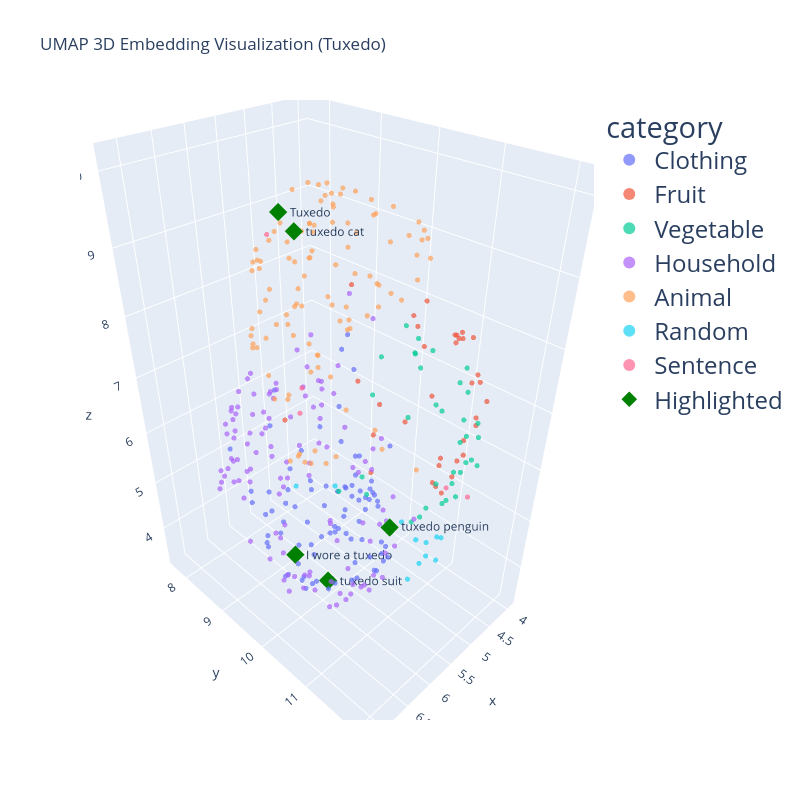

Notebook code for this chart:
### Markdown cell above
## Highlight tuxedo related embeddings

### Code cell
import plotly.express as px
import plotly.graph_objects as go

# Highlight specific points

fig = px.scatter_3d(
    df,
    x="x", y="y", z="z",
    color="category" if "category" in df.columns else None,
    opacity=0.7,
    hover_name="name",
    title="UMAP 3D Embedding Visualization (Tuxedo)"
)
fig.update_traces(marker=dict(size=3)) 
fig.update_layout(
    height=800,
    width=800,
    legend=dict(
        font=dict(size=24),
        itemsizing='constant',  
        itemwidth=40            
    )
)

fig.add_trace(go.Scatter3d(
    x=highlight_tuxedo_df["x"],
    y=highlight_tuxedo_df["y"],
    z=highlight_tuxedo_df["z"],
    mode="markers+text",
    marker=dict(size=6, color="green", symbol="diamond"),
    text=highlight_tuxedo_df["name"],
    textposition="middle right",  # You can also try: "middle right", "bottom center", etc.
    name="Highlighted"
))
fig.show()

### Figure 1 — Plotly figure (JSON) as saved in the notebook; plotly's stock layout.template omitted (floating-point values rounded to 4 significant figures)
{"data": [{"hovertemplate": "<b>%{hovertext}</b><br><br>category=Clothing<br>x=%{x}<br>y=%{y}<br>z=%{z}<extra></extra>", "hovertext": ["T-Shirt", "Dress Shirt", "Blouse", "Tank Top", "Sweater", "Cardigan", "Hoodie", "Jacket", "Blazer", "Coat", "Trench Coat", "Raincoat", "Denim Jacket", "Leather Jacket", "Puffer Jacket", "Jeans", "Trousers", "Chinos", "Leggings", "Shorts", "Capri Pants", "Cargo Pants", "Sweatpants", "Skirt", "Mini Skirt", "Maxi Skirt", "Pencil Skirt", "Dress", "Evening Gown", "Sundress", "Suit", "Tuxedo", "Overalls", "Jumpsuit", "Tracksuit", "Bikini", "One-Piece Swimsuit", "Board Shorts", "Swim Trunks", "Bra", "Panties", "Boxers", "Briefs", "Sports Bra", "Lingerie", "Thermal Underwear", "Undershirt", "Socks", "Stockings", "Tights", "Compression Socks", "Hat", "Cap", "Beanie", "Fedora", "Sun Hat", "Bucket Hat", "Scarf", "Gloves", "Mittens", "Belt", "Suspenders", "Shoes", "Sneakers", "Boots", "Sandals", "Loafers", "Heels", "Slippers", "Flip Flops", "Clogs", "Dress Shoes", "Pajamas", "Nightgown", "Robe", "Bathrobe", "Sleep Shorts", "Sleep Shirt", "Workwear", "Uniform", "Apron", "Lab Coat", "Scrubs", "Chef Coat", "Coveralls", "Hi-Vis Vest"], "legendgroup": "Clothing", "marker": {"color": "#636efa", "opacity": 0.7, "size": 3, "symbol": "circle"}, "mode": "markers", "name": "Clothing", "scene": "scene", "showlegend": true, "type": "scatter3d", "x": [5.974, 5.715, 5.626, 6.077, 6.118, 6.455, 6.184, 6.204, 6.338, 6.169, 6.184, 6.473, 5.842, 6.127, 6.133, 4.811, 4.872, 7.082, 4.838, 4.579, 5.164, 5.335, 4.908, 5.548, 5.631, 5.727, 5.462, 5.636, 5.437, 5.11, 5.682, 6.668, 5.071, 5.549, 5.274, 4.83, 6.246, 5.537, 6.633, 4.688, 4.962, 4.362, 4.359, 5.567, 5.165, 5.233, 6.522, 4.264, 4.552, 4.487, 5.269, 4.704, 4.549, 6.585, 6.166, 4.774, 4.941, 6.119, 4.382, 4.265, 5.608, 5.017, 3.986, 4.059, 4.217, 3.936, 4.6, 4.207, 4.214, 3.922, 5.046, 4.412, 4.887, 7.211, 5.33, 6.836, 5.337, 5.202, 4.961, 5.382, 5.215, 6.422, 6.847, 6.405, 5.016, 5.935], "y": [8.968, 9.121, 8.959, 9.504, 8.441, 9.22, 8.885, 8.908, 9.32, 8.832, 9.757, 9.711, 10.06, 9.896, 9.995, 9.493, 9.235, 10.81, 9.396, 9.89, 10.65, 10.41, 9.843, 9.252, 10.41, 10.4, 10.63, 8.65, 10.18, 8.792, 8.403, 10.1, 9.918, 9.32, 9.221, 9.38, 10.39, 10.74, 10.22, 9.381, 8.977, 9.611, 9.49, 9.739, 8.874, 10.65, 10.65, 9.061, 8.899, 9.52, 10.59, 8.622, 8.926, 8.641, 10.67, 9.2, 9.683, 8.441, 9.251, 9.821, 8.267, 9.876, 9.238, 9.131, 8.934, 9.151, 9.102, 8.924, 9.107, 9.308, 9.472, 8.953, 9.157, 10.74, 8.447, 11.3, 10.7, 10.55, 9.244, 8.427, 8.093, 9.579, 10.62, 10.04, 10.08, 10.22], "z": [3.952, 3.595, 4.317, 3.699, 4.392, 4.865, 3.982, 3.754, 6.566, 3.772, 3.668, 3.912, 3.597, 3.571, 3.709, 3.365, 3.486, 7.369, 3.451, 4.254, 4.028, 3.98, 3.665, 3.578, 3.721, 3.735, 3.937, 3.767, 3.758, 4.476, 3.892, 9.995, 4.255, 3.388, 3.555, 7.468, 3.942, 4.069, 4.304, 6.802, 3.923, 4.193, 4.011, 4.208, 4.358, 4.314, 6.366, 4.257, 3.947, 3.876, 4.396, 5.328, 5.821, 5.905, 6.126, 5.366, 5.426, 4.646, 4.867, 5.333, 4.203, 4.858, 3.779, 3.635, 3.907, 3.97, 3.509, 3.631, 3.655, 3.572, 7.348, 3.449, 3.49, 7.125, 4.194, 6.951, 4.108, 4.059, 3.47, 3.895, 6.065, 3.727, 5.916, 3.798, 5.033, 3.687]}, {"hovertemplate": "<b>%{hovertext}</b><br><br>category=Fruit<br>x=%{x}<br>y=%{y}<br>z=%{z}<extra></extra>", "hovertext": ["Apple", "Banana", "Orange", "Strawberry", "Grape", "Watermelon", "Pineapple", "Mango", "Blueberry", "Peach", "Cherry", "Pear", "Kiwi", "Lemon", "Lime", "Coconut", "Avocado", "Pomegranate", "Papaya", "Raspberry", "Blackberry", "Plum", "Fig", "Guava", "Cantaloupe", "Apricot", "Nectarine", "Tangerine", "Cranberry", "Passion Fruit", "Jackfruit", "Lychee", "Date", "Persimmon"], "legendgroup": "Fruit", "marker": {"color": "#EF553B", "opacity": 0.7, "size": 3, "symbol": "circle"}, "mode": "markers", "name": "Fruit", "scene": "scene", "showlegend": true, "type": "scatter3d", "x": [5.013, 5.353, 4.795, 4.948, 4.831, 5.453, 5.015, 5.235, 5.273, 4.896, 4.656, 4.903, 6.4, 4.701, 4.763, 5.52, 5.468, 5.697, 5.479, 5.176, 5.02, 4.552, 4.994, 5.834, 6.482, 5.732, 5.793, 6.096, 5.335, 5.55, 5.913, 6.324, 5.075, 5.442], "y": [11.66, 11.63, 10.76, 11.68, 11.67, 11.92, 11.97, 11.61, 12.02, 11.33, 11.17, 11.44, 10.95, 11.28, 10.61, 11.13, 11.88, 11.81, 11.07, 11.95, 11.84, 10.58, 9.755, 11.73, 11.39, 11.86, 11.9, 11.15, 11.91, 11.81, 11.91, 11.27, 8.156, 12.0], "z": [8.412, 8.573, 8.498, 7.739, 7.806, 6.911, 7.631, 8.468, 7.421, 8.159, 8.107, 8.264, 9.34, 8.211, 8.058, 8.701, 6.636, 6.566, 7.097, 7.451, 7.858, 7.649, 6.903, 7.989, 7.02, 7.082, 7.019, 7.719, 7.163, 6.361, 6.823, 7.44, 5.419, 7.041]}, {"hovertemplate": "<b>%{hovertext}</b><br><br>category=Vegetable<br>x=%{x}<br>y=%{y}<br>z=%{z}<extra></extra>", "hovertext": ["Carrot", "Broccoli", "Spinach", "Potato", "Tomato", "Onion", "Garlic", "Cucumber", "Bell Pepper", "Lettuce", "Cabbage", "Zucchini", "Celery", "Cauliflower", "Eggplant", "Green Beans", "Kale", "Beetroot", "Radish", "Turnip", "Pumpkin", "Sweet Potato", "Artichoke", "Asparagus", "Leek", "Brussels Sprouts", "Peas", "Chili Pepper", "Corn", "Okra", "Rutabaga", "Parsnip", "Swiss Chard", "Mustard Greens", "Fennel"], "legendgroup": "Vegetable", "marker": {"color": "#00cc96", "opacity": 0.7, "size": 3, "symbol": "circle"}, "mode": "markers", "name": "Vegetable", "scene": "scene", "showlegend": true, "type": "scatter3d", "x": [4.54, 4.725, 5.264, 4.587, 4.672, 4.532, 4.699, 5.078, 5.708, 4.895, 4.489, 4.851, 5.493, 5.234, 5.096, 5.274, 5.692, 5.817, 5.177, 6.62, 4.701, 5.406, 5.478, 4.985, 5.845, 5.537, 4.589, 5.813, 4.438, 6.121, 6.93, 6.51, 5.962, 5.215, 6.368], "y": [10.46, 11.48, 11.93, 10.46, 11.46, 10.41, 10.98, 11.69, 11.7, 11.66, 11.19, 11.82, 11.65, 11.75, 11.91, 11.77, 11.42, 11.89, 11.98, 11.38, 10.36, 11.79, 12.01, 11.94, 10.93, 11.82, 10.76, 11.69, 11.24, 11.62, 11.29, 11.36, 11.67, 11.81, 11.28], "z": [7.724, 6.946, 6.782, 7.497, 7.363, 7.471, 6.937, 6.875, 6.126, 6.858, 7.308, 6.901, 7.566, 6.492, 6.714, 6.332, 8.18, 6.733, 7.388, 7.025, 7.949, 6.131, 6.791, 6.57, 8.189, 6.181, 7.676, 6.032, 7.542, 7.776, 6.932, 6.663, 6.031, 6.089, 8.048]}, {"hovertemplate": "<b>%{hovertext}</b><br><br>category=Household<br>x=%{x}<br>y=%{y}<br>z=%{z}<extra></extra>", "hovertext": ["Chair", "Table", "Sofa", "Bed", "Desk", "Bookshelf", "Lamp", "Fan", "Ceiling Light", "Floor Lamp", "Clock", "Mirror", "Curtains", "Blinds", "Carpet", "Rug", "Door Mat", "Doormat", "Cushion", "Pillow", "Blanket", "Comforter", "Duvet", "Mattress", "Wardrobe", "Drawer", "Cabinet", "Cupboard", "Shelf", "Television", "Remote Control", "Router", "Speaker", "Headphones", "Laptop", "Phone Charger", "Power Strip", "Vacuum Cleaner", "Broom", "Dustpan", "Mop", "Bucket", "Cleaning Spray", "Detergent", "Laundry Basket", "Iron", "Ironing Board", "Dish Rack", "Trash Can", "Recycling Bin", "Toilet Brush", "Plunger", "Toilet Paper", "Paper Towels", "Soap Dispenser", "Towel", "Hand Towel", "Bath Towel", "Shower Curtain", "Shampoo", "Conditioner", "Body Wash", "Toothbrush", "Toothpaste", "Razor", "Hair Dryer", "Comb", "Scissors", "Measuring Tape", "Sewing Kit", "Toolbox", "Hammer", "Screwdriver", "Wrench", "Nails", "Tape", "Glue", "Flashlight", "Battery", "Extension Cord", "Notepad", "Pen", "Pencil", "Eraser", "Stapler", "Calculator", "Mug", "Plate", "Bowl", "Fork", "Spoon", "Knife", "Water Bottle", "Pitcher", "Frying Pan", "Saucepan", "Pot", "Lid", "Colander", "Cutting Board", "Can Opener", "Peeler", "Grater", "Toaster", "Microwave", "Kettle", "Coffee Maker", "Blender", "Oven Mitts", "Measuring Cups", "Timer", "Ziploc Bags", "Plastic Wrap", "Aluminum Foil", "Dish Soap", "Sponge"], "legendgroup": "Household", "marker": {"color": "#ab63fa", "opacity": 0.7, "size": 3, "symbol": "circle"}, "mode": "markers", "name": "Household", "scene": "scene", "showlegend": true, "type": "scatter3d", "x": [5.599, 5.352, 6.093, 6.386, 5.897, 5.944, 6.254, 6.577, 5.308, 5.239, 4.979, 4.699, 5.026, 4.249, 5.812, 6.109, 5.498, 5.848, 6.221, 6.509, 6.328, 6.578, 6.527, 6.301, 5.362, 6.069, 5.841, 5.921, 5.859, 5.999, 5.819, 6.631, 5.181, 4.183, 6.671, 6.016, 5.396, 7.045, 5.531, 5.66, 5.283, 5.268, 7.068, 7.094, 6.624, 4.909, 6.175, 6.507, 6.429, 6.586, 6.983, 6.471, 6.59, 7.057, 6.868, 6.987, 7.154, 7.003, 6.788, 7.05, 6.675, 7.024, 6.934, 6.68, 5.335, 6.925, 5.032, 5.321, 5.825, 5.743, 6.165, 5.481, 6.509, 6.327, 4.125, 4.802, 4.921, 5.448, 6.028, 5.522, 6.727, 5.714, 6.213, 6.524, 6.538, 6.515, 6.047, 5.12, 5.52, 5.467, 5.715, 5.51, 7.062, 5.645, 6.619, 5.249, 5.782, 4.765, 6.11, 6.075, 5.636, 6.506, 5.886, 6.409, 5.808, 6.268, 6.571, 6.397, 5.297, 6.257, 4.769, 5.71, 6.123, 5.654, 6.833, 4.909], "y": [7.843, 7.942, 7.983, 8.029, 7.791, 7.666, 8.473, 8.633, 10.57, 10.75, 8.194, 8.628, 8.671, 8.976, 8.061, 8.111, 10.78, 10.6, 7.996, 8.19, 8.514, 8.403, 8.151, 8.246, 8.238, 7.838, 7.828, 7.844, 7.788, 9.247, 10.84, 9.079, 7.864, 9.367, 8.919, 10.21, 10.96, 10.75, 9.15, 10.55, 9.634, 8.962, 10.56, 10.25, 10.8, 9.483, 10.8, 11.02, 10.76, 10.98, 10.77, 9.481, 11.13, 10.31, 10.66, 9.497, 10.15, 10.34, 10.67, 10.29, 9.193, 10.29, 10.25, 10.88, 9.133, 10.58, 8.955, 8.962, 11.11, 10.68, 8.997, 8.989, 9.536, 9.11, 9.331, 8.786, 8.904, 9.558, 8.963, 10.89, 9.962, 8.666, 8.773, 9.869, 9.213, 9.76, 8.022, 8.031, 7.794, 8.298, 8.187, 8.506, 10.42, 8.052, 10.94, 10.48, 7.881, 8.739, 10.58, 10.91, 11.02, 10.13, 10.15, 8.843, 9.767, 8.314, 11.21, 10.2, 11.21, 11.24, 8.542, 10.84, 10.96, 10.99, 11.05, 9.941], "z": [5.253, 5.615, 5.007, 5.003, 5.281, 5.327, 6.429, 5.709, 4.794, 5.428, 5.456, 5.502, 4.469, 4.372, 4.717, 4.669, 5.355, 6.172, 4.929, 4.926, 4.674, 5.224, 4.774, 4.842, 3.98, 5.683, 5.769, 5.702, 5.41, 5.346, 4.983, 5.755, 5.359, 4.519, 5.91, 5.044, 4.669, 5.149, 6.77, 6.229, 7.245, 6.923, 4.992, 5.628, 4.188, 8.196, 4.095, 4.428, 5.376, 4.589, 5.104, 6.354, 5.22, 4.715, 5.005, 4.859, 5.101, 4.795, 4.572, 5.533, 5.647, 5.23, 5.674, 6.01, 7.569, 4.659, 6.564, 6.42, 4.429, 3.855, 6.263, 7.318, 6.229, 6.305, 4.924, 6.219, 6.475, 5.821, 6.793, 4.557, 6.212, 6.422, 6.425, 6.327, 6.134, 5.8, 6.095, 6.127, 6.291, 6.253, 6.271, 6.409, 4.572, 6.567, 4.337, 6.376, 6.206, 5.865, 7.083, 4.263, 5.36, 6.75, 7.301, 6.017, 6.211, 6.287, 4.946, 6.427, 5.321, 4.604, 5.726, 4.177, 5.641, 5.379, 5.091, 7.975]}, {"hovertemplate": "<b>%{hovertext}</b><br><br>category=Animal<br>x=%{x}<br>y=%{y}<br>z=%{z}<extra></extra>", "hovertext": ["Dog", "Cat", "Cow", "Horse", "Pig", "Sheep", "Goat", "Chicken", "Duck", "Goose", "Turkey", "Rabbit", "Hamster", "Guinea Pig", "Ferret", "Parrot", "Canary", "Goldfish", "Turtle", "Frog", "Snake", "Lizard", "Gecko", "Chameleon", "Iguana", "Salamander", "Alligator", "Crocodile", "Lion", "Tiger", "Elephant", "Giraffe", "Zebra", "Hippopotamus", "Rhinoceros", "Kangaroo", "Koala", "Panda", "Leopard", "Cheetah", "Wolf", "Fox", "Bear", "Otter", "Raccoon", "Squirrel", "Skunk", "Badger", "Bat", "Owl", "Eagle", "Hawk", "Falcon", "Penguin", "Seal", "Walrus", "Dolphin", "Whale", "Shark", "Octopus", "Squid", "Jellyfish", "Crab", "Lobster", "Starfish", "Sea Urchin", "Coral", "Butterfly", "Bee", "Wasp", "Ant", "Spider", "Ladybug", "Beetle", "Moth", "Dragonfly", "Grasshopper", "Snail", "Slug", "Earthworm", "Mosquito", "Fly", "Caterpillar", "Centipede", "Millipede", "Camel", "Donkey", "Mule", "Ox", "Reindeer", "Moose", "Caribou", "Hedgehog", "Porcupine", "Armadillo", "Meerkat", "Wombat", "Tapir", "Capybara", "Chimpanzee", "Gorilla", "Orangutan", "Baboon", "Lemur", "Mandrill"], "legendgroup": "Animal", "marker": {"color": "#FFA15A", "opacity": 0.7, "size": 3, "symbol": "circle"}, "mode": "markers", "name": "Animal", "scene": "scene", "showlegend": true, "type": "scatter3d", "x": [5.283, 5.885, 5.366, 5.486, 5.114, 5.538, 5.564, 4.687, 4.918, 5.283, 4.872, 5.045, 6.006, 6.579, 6.244, 5.248, 4.938, 6.343, 6.531, 5.938, 6.574, 6.667, 6.779, 6.896, 6.957, 7.053, 6.78, 6.777, 5.86, 5.701, 5.782, 6.437, 5.871, 6.942, 7.062, 6.649, 6.789, 6.039, 6.154, 6.502, 5.37, 5.526, 5.525, 5.326, 6.716, 6.042, 6.732, 6.277, 5.617, 5.212, 4.862, 4.828, 4.892, 5.723, 4.727, 5.853, 5.875, 5.226, 5.178, 5.804, 5.624, 6.162, 5.275, 5.788, 6.508, 7.116, 4.949, 6.712, 5.881, 6.171, 5.724, 6.436, 6.982, 6.399, 6.651, 6.75, 6.864, 5.758, 5.63, 6.822, 6.778, 6.483, 6.911, 7.105, 7.036, 5.878, 6.043, 4.795, 4.762, 6.101, 5.898, 6.636, 6.139, 7.172, 6.904, 6.734, 6.56, 6.497, 6.427, 6.999, 6.813, 6.8, 6.171, 6.767, 6.851], "y": [9.547, 10.39, 9.623, 9.405, 9.647, 9.378, 9.439, 10.52, 10.2, 10.8, 10.82, 9.733, 10.86, 10.77, 10.51, 10.94, 10.66, 10.34, 9.438, 9.416, 9.462, 9.722, 9.836, 10.09, 10.24, 10.0, 9.897, 10.06, 10.25, 10.12, 9.808, 10.34, 10.49, 11.09, 10.85, 10.45, 10.63, 10.28, 10.23, 10.48, 10.27, 10.45, 9.686, 10.31, 10.64, 9.513, 10.65, 9.559, 8.948, 10.48, 10.59, 10.66, 10.77, 10.94, 8.913, 10.83, 10.12, 9.532, 9.84, 10.37, 10.14, 10.15, 9.781, 10.17, 10.39, 10.8, 10.46, 9.629, 9.423, 9.381, 9.39, 9.385, 10.94, 9.43, 9.449, 10.24, 10.11, 9.366, 9.089, 10.3, 9.642, 9.245, 10.08, 10.63, 10.73, 9.73, 9.396, 9.932, 9.894, 9.704, 10.04, 11.69, 10.95, 11.08, 10.8, 10.75, 11.04, 11.45, 10.94, 10.57, 9.866, 10.5, 11.84, 10.46, 11.16], "z": [9.547, 9.734, 9.626, 9.326, 8.991, 9.359, 9.014, 9.221, 9.169, 9.532, 9.126, 9.19, 9.278, 9.195, 9.874, 9.003, 9.136, 7.998, 9.164, 9.022, 9.074, 9.216, 9.391, 9.021, 9.232, 8.685, 9.397, 9.692, 10.03, 10.03, 10.01, 9.868, 10.12, 7.252, 7.202, 9.872, 9.462, 10.09, 10.02, 9.826, 9.846, 9.749, 9.941, 9.674, 9.654, 9.297, 9.656, 9.509, 7.929, 9.776, 9.523, 9.427, 9.374, 8.993, 6.475, 9.125, 8.602, 8.743, 8.701, 8.338, 8.161, 8.013, 8.23, 8.364, 8.025, 7.295, 8.458, 8.135, 8.326, 8.155, 8.267, 8.442, 7.383, 8.063, 8.208, 7.733, 7.665, 8.522, 7.658, 7.731, 8.221, 7.877, 8.015, 7.119, 7.247, 10.04, 9.506, 8.11, 8.414, 10.0, 9.969, 7.628, 8.866, 7.38, 8.751, 8.513, 7.813, 7.697, 8.919, 8.938, 9.539, 9.092, 7.14, 9.564, 7.345]}, {"hovertemplate": "<b>%{hovertext}</b><br><br>category=Random<br>x=%{x}<br>y=%{y}<br>z=%{z}<extra></extra>", "hovertext": ["Quantum entanglement", "Existentialism", "Blockchain consensus algorithm", "def __init__(self):", "Python lambda function", "API endpoint documentation", "ß∂ƒ©˙∆˚¬…æ", "🚀✨🐍", "flarnblax", "glorbulation", "zzztorp hive-core"], "legendgroup": "Random", "marker": {"color": "#19d3f3", "opacity": 0.7, "size": 3, "symbol": "circle"}, "mode": "markers", "name": "Random", "scene": "scene", "showlegend": true, "type": "scatter3d", "x": [5.311, 5.964, 5.485, 5.927, 5.608, 5.521, 5.934, 5.815, 6.956, 7.19, 6.141], "y": [11.64, 11.77, 11.84, 11.65, 11.87, 11.64, 11.83, 11.83, 11.26, 10.82, 11.65], "z": [5.28, 5.776, 5.523, 4.897, 5.202, 5.045, 5.354, 5.663, 7.011, 6.882, 6.14]}, {"hovertemplate": "<b>%{hovertext}</b><br><br>category=Sentence<br>x=%{x}<br>y=%{y}<br>z=%{z}<extra></extra>", "hovertext": ["kiwi bird", "kiwi fruit", "kiwi man", "tuxedo suit", "tuxedo cat", "tuxedo penguin", "I ate a juicy kiwi", "A kiwi can't fly", "I wore a tuxedo"], "legendgroup": "Sentence", "marker": {"color": "#FF6692", "opacity": 0.7, "size": 3, "symbol": "circle"}, "mode": "markers", "name": "Sentence", "scene": "scene", "showlegend": true, "type": "scatter3d", "x": [6.868, 5.451, 6.955, 5.928, 6.76, 6.357, 5.424, 6.459, 5.922], "y": [10.57, 11.81, 10.72, 10.05, 10.45, 11.63, 12.13, 9.639, 9.255], "z": [7.683, 6.389, 8.156, 3.609, 9.903, 6.178, 6.416, 9.548, 3.615]}, {"marker": {"color": "green", "size": 6, "symbol": "diamond"}, "mode": "markers+text", "name": "Highlighted", "text": ["Tuxedo", "tuxedo suit", "tuxedo cat", "tuxedo penguin", "I wore a tuxedo"], "textposition": "middle right", "type": "scatter3d", "x": [6.668, 5.928, 6.76, 6.357, 5.922], "y": [10.1, 10.05, 10.45, 11.63, 9.255], "z": [9.995, 3.609, 9.903, 6.178, 3.615]}], "layout": {"height": 800, "legend": {"font": {"size": 24}, "itemsizing": "constant", "itemwidth": 40, "title": {"text": "category"}, "tracegroupgap": 0}, "scene": {"domain": {"x": [0, 1], "y": [0, 1]}, "xaxis": {"title": {"text": "x"}}, "yaxis": {"title": {"text": "y"}}, "zaxis": {"title": {"text": "z"}}}, "title": {"text": "UMAP 3D Embedding Visualization (Tuxedo)"}, "width": 800}}
